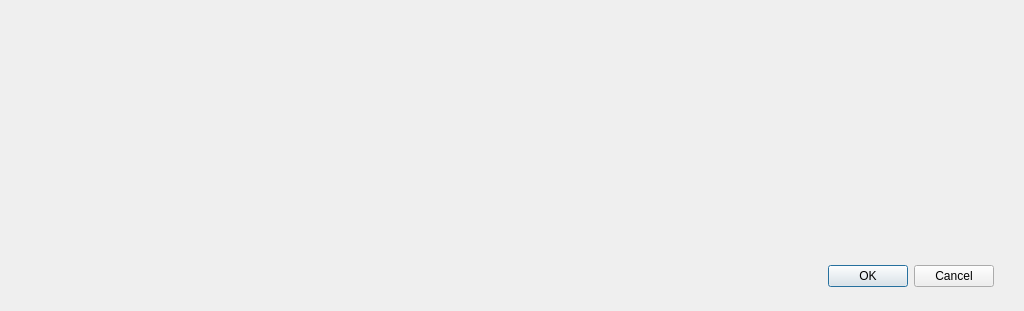
<?xml version="1.0" encoding="UTF-8"?>
<ui version="4.0">
 <class>CSVloaderQT</class>
 <widget class="QDialog" name="CSVloaderQT">
  <property name="geometry">
   <rect>
    <x>0</x>
    <y>0</y>
    <width>1024</width>
    <height>311</height>
   </rect>
  </property>
  <property name="windowTitle">
   <string>Dialog</string>
  </property>
  <widget class="QDialogButtonBox" name="buttonBox">
   <property name="geometry">
    <rect>
     <x>30</x>
     <y>260</y>
     <width>964</width>
     <height>32</height>
    </rect>
   </property>
   <property name="orientation">
    <enum>Qt::Horizontal</enum>
   </property>
   <property name="standardButtons">
    <set>QDialogButtonBox::Cancel|QDialogButtonBox::Ok</set>
   </property>
  </widget>
  <widget class="QWidget" name="tableWidget" native="true">
   <property name="geometry">
    <rect>
     <x>30</x>
     <y>30</y>
     <width>964</width>
     <height>200</height>
    </rect>
   </property>
  </widget>
 </widget>
 <resources/>
 <connections>
  <connection>
   <sender>buttonBox</sender>
   <signal>accepted()</signal>
   <receiver>CSVloaderQT</receiver>
   <slot>accept()</slot>
   <hints>
    <hint type="sourcelabel">
     <x>248</x>
     <y>254</y>
    </hint>
    <hint type="destinationlabel">
     <x>157</x>
     <y>274</y>
    </hint>
   </hints>
  </connection>
  <connection>
   <sender>buttonBox</sender>
   <signal>rejected()</signal>
   <receiver>CSVloaderQT</receiver>
   <slot>reject()</slot>
   <hints>
    <hint type="sourcelabel">
     <x>316</x>
     <y>260</y>
    </hint>
    <hint type="destinationlabel">
     <x>286</x>
     <y>274</y>
    </hint>
   </hints>
  </connection>
 </connections>
</ui>
